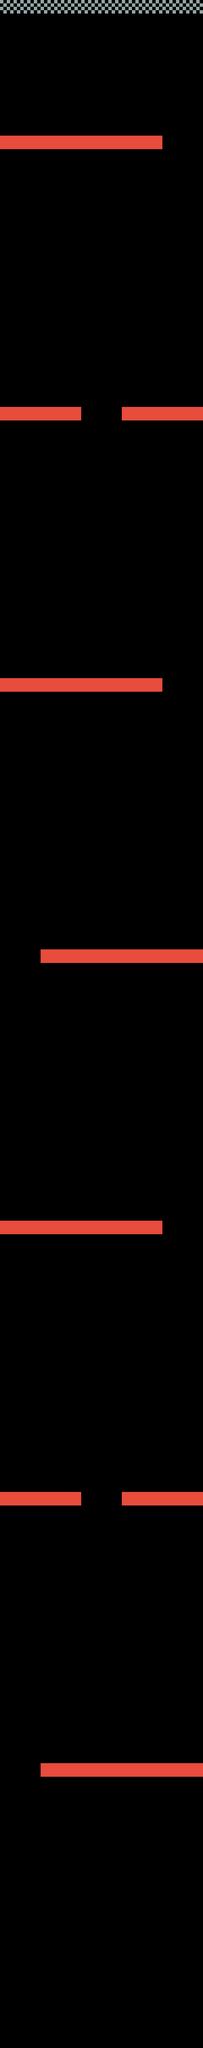

A level layout from a 2D game, rendered from its tile map. Below: a short description, then the map file with tile-grid data replaced by summaries:
An orthogonal 15x151 tile map with 48x48 px tiles, 2 tile layers (walls, finish).

<map version="1.0" orientation="orthogonal" renderorder="right-down" width="15" height="151" tilewidth="48" tileheight="48">
 <tileset firstgid="1" name="tile_set" tilewidth="48" tileheight="48">
  <image source="tile_set.png" width="144" height="96" />
 </tileset>
 <layer name="walls" width="15" height="151">
  <data>[2265 cells, 84 non-empty, 1 distinct tile ids]</data>
 </layer>
 <layer name="finish" width="15" height="151">
  <data>[2265 cells, 15 non-empty, 1 distinct tile ids]</data>
 </layer>
</map>
